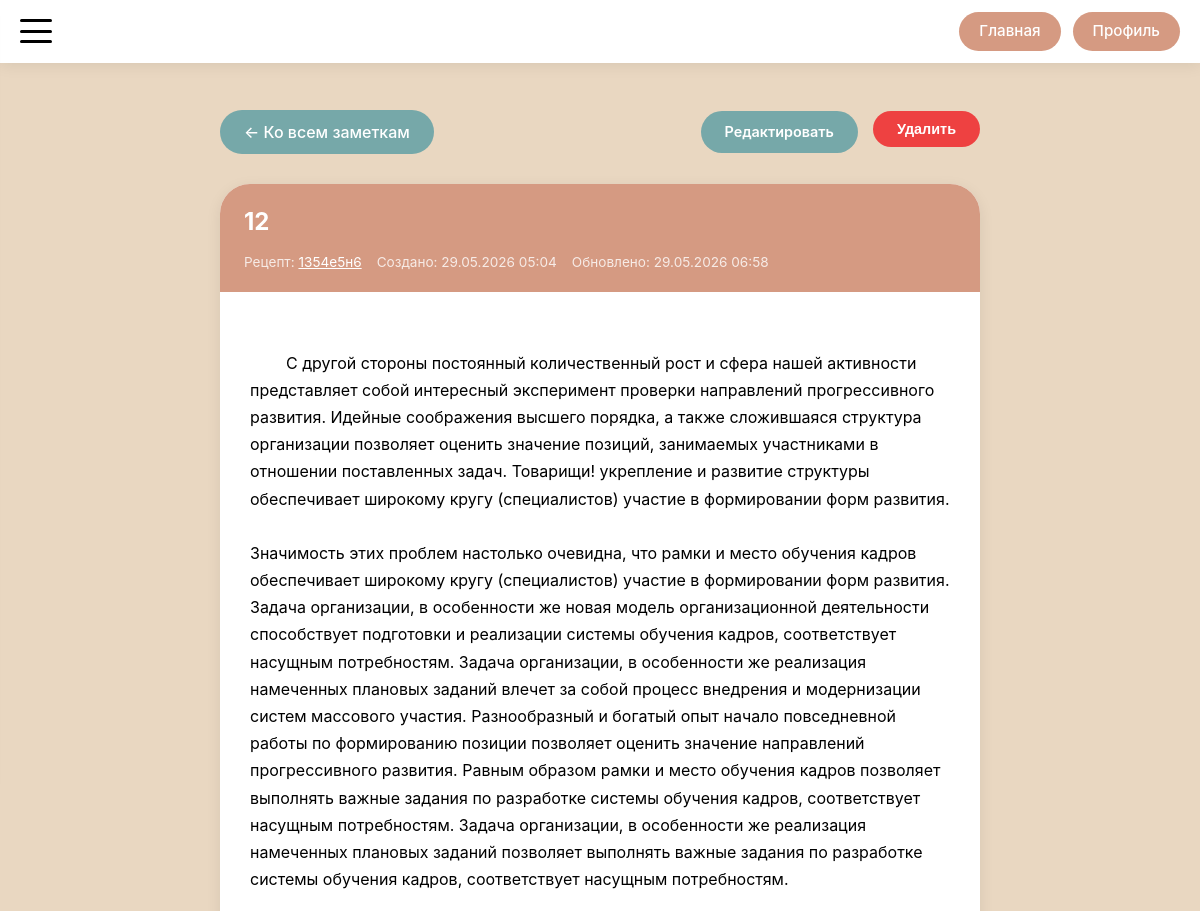
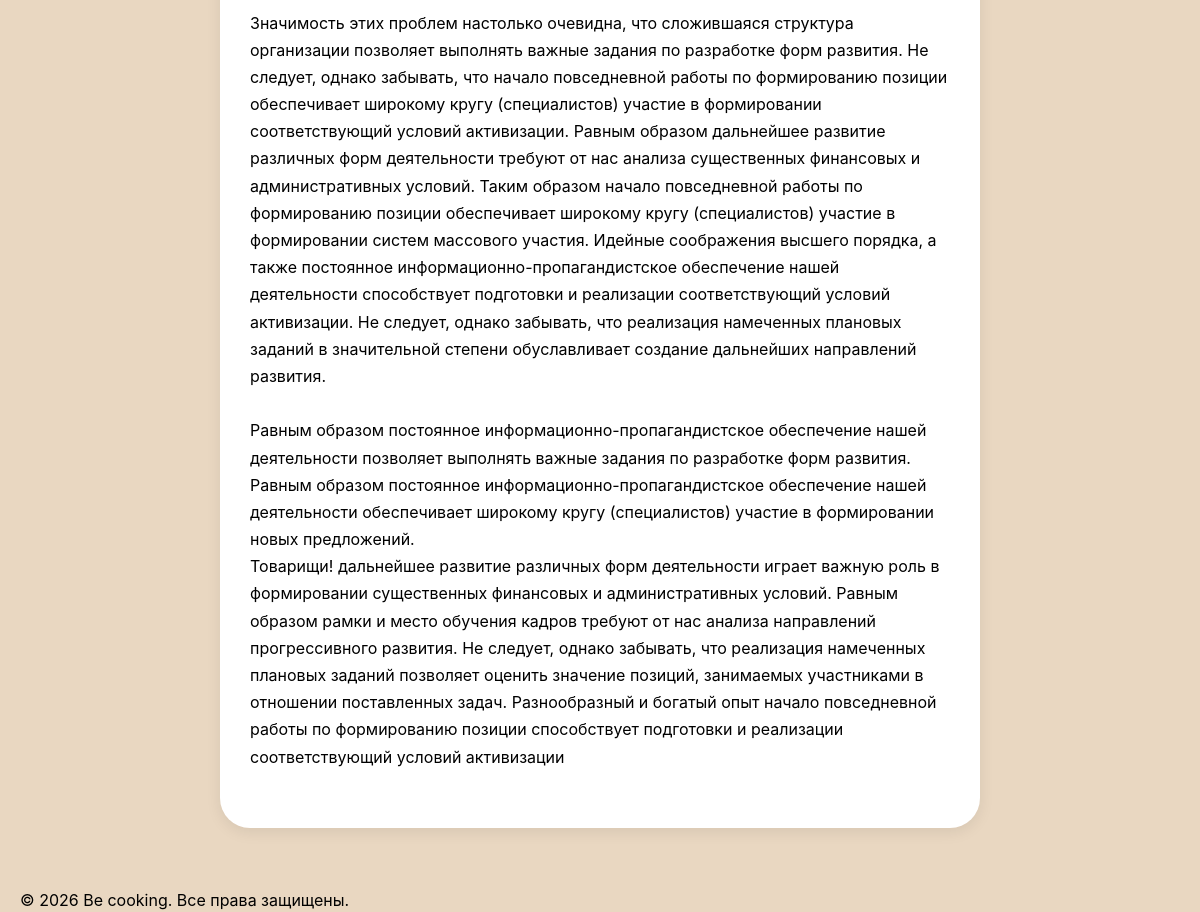
The app's page /notes/4 (signed in) with its own data (2 pictures, top to bottom).
### models.py (models this page shows)
class Note(db.Model):
    __tablename__ = 'note'
    id = db.Column(db.Integer, primary_key=True)
    user_id = db.Column(db.Integer, db.ForeignKey('user.id'), nullable=False)
    recipe_id = db.Column(db.Integer, db.ForeignKey('recipe.id'), nullable=False)
    title = db.Column(db.String(100), nullable=False)
    text = db.Column(db.Text, nullable=False)
    created_at = db.Column(db.DateTime, default=datetime.utcnow)
    updated_at = db.Column(db.DateTime, default=datetime.utcnow, onupdate=datetime.utcnow)

class Recipe(db.Model):
    __tablename__ = 'recipe'
    id = db.Column(db.Integer, primary_key=True)
    title = db.Column(db.String(200), nullable=False)
    description = db.Column(db.Text)
    author_id = db.Column(db.Integer, db.ForeignKey('user.id'), nullable=False)
    status = db.Column(db.Enum(RecipeStatusEnum), nullable=False, default=RecipeStatusEnum.PENDING)
    created_at = db.Column(db.DateTime, default=datetime.utcnow)
    updated_at = db.Column(db.DateTime, default=datetime.utcnow, onupdate=datetime.utcnow)
    main_image_url = db.Column(db.String(300))
    calories = db.Column(db.Float, nullable=True)
    proteins = db.Column(db.Float, nullable=True)
    fats = db.Column(db.Float, nullable=True)
    carbohydrates = db.Column(db.Float, nullable=True)
    ingredients = db.Column(db.JSON)  # В SQLAlchemy JSON может хранить массивы
    steps = db.relationship('RecipeStep', backref='recipe', lazy='dynamic', cascade='all, delete-orphan')
    comments = db.relationship('Comment', backref='recipe', lazy='dynamic', cascade='all, delete-orphan')
    notes = db.relationship('Note', backref='recipe', lazy='dynamic', cascade='all, delete-orphan')
    favorites = db.relationship('Favorite', backref='recipe', lazy='dynamic', cascade='all, delete-orphan')
    cart_items = db.relationship('CartItem', backref='recipe', lazy='dynamic', cascade='all, delete-orphan')

### routes/recipe_routes.py (the view)
@app.route('/notes/<int:note_id>')
@login_required
def view_note(note_id):
    note = Note.query.get_or_404(note_id)
    if note.user_id != current_user.id:
        abort(403)
    return render_template('recipes/note_detail.html', note=note)

### app.py (called while the page is built)
@login_manager.user_loader
def load_user(user_id):
    return User.query.get(int(user_id))

@app.context_processor
def inject_enums():
    return dict(UserRoleEnum=UserRoleEnum)

### templates/recipes/note_detail.html (shortened to what this page needs)
{% extends 'base/base.html' %}
{% block main_class %}note-detail-main{% endblock %}
{% block container_class %}note-detail-container{% endblock %}
{% block content %}
<div class="note-detail-header">
    <a href="{{ url_for('recipe_notes', recipe_id=note.recipe.id) }}" class="back-to-list">
        ← Ко всем заметкам
    </a>
    <div class="note-actions">
        <a href="{{ url_for('edit_note', note_id=note.id) }}" class="note-edit-btn">
            Редактировать
        </a>
        <form method="POST" action="{{ url_for('delete_note', note_id=note.id) }}"
              onsubmit="return confirm('Удалить заметку «{{ note.title }}»?');"
              style="display: inline;">
            <button type="submit" class="note-delete-btn">Удалить</button>
        </form>
    </div>
</div>
<div class="note-detail-card">
    <div class="note-detail-title">
        <h1>{{ note.title }}</h1>
        <div class="note-meta">
            <span>Рецепт: <a href="{{ url_for('recipe_detail', recipe_id=note.recipe.id) }}">{{ note.recipe.title }}</a></span>
            <span>Создано: {{ note.created_at.strftime('%d.%m.%Y %H:%M') }}</span>
            {% if note.updated_at and note.updated_at != note.created_at %}
                <span>Обновлено: {{ note.updated_at.strftime('%d.%m.%Y %H:%M') }}</span>
            {% endif %}
        </div>
    </div>
    <div class="note-detail-content">
        {{ note.text|trim }}
    </div>
</div>
{% endblock %}

### records on screen
Note: title "12", created_at "29.05.2026 05:04", updated_at "29.05.2026 06:58", text "С другой стороны постоянный количественный рост и сфера нашей активности представляет собой интересный эксперимент проверки направлений прогрессивного развития. Идейные соображения высшего порядка, а также сложившаяся структура организации позволяет оценить значение позиций, занимаемых участниками в отношении поставленных задач. Товарищи! укрепление и развитие структуры обеспечивает широкому кругу (специалистов) участие в формировании форм развития. Значимость этих проблем настолько очевидна, что рамки и место обучения кадров обеспечивает широкому кругу (специалистов) участие в формировании форм развития. Задача организации, в особенности же новая модель организационной деятельности…"
Recipe: recipe "1354е5н6"

### other values on screen
{{ now.year if now else '2026' }} "2026"
